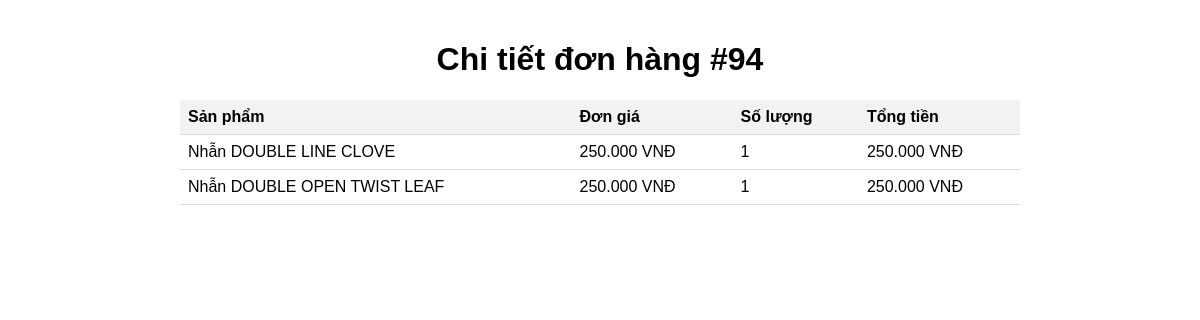
The app's page /admin/view/order_details.php?id=94 (signed in) with its own data.
### tables this page shows
CREATE TABLE `order_details` (
  `id` int(11) NOT NULL,
  `order_id` int(100) NOT NULL,
  `product_id` int(10) NOT NULL,
  `price` decimal(10,0) NOT NULL,
  `quantity` int(11) NOT NULL
);

CREATE TABLE `products` (
  `id` int(10) NOT NULL,
  `name` varchar(50) NOT NULL,
  `qty` int(20) NOT NULL,
  `price` int(20) NOT NULL,
  `method` varchar(500) NOT NULL,
  `image` varchar(50) NOT NULL,
  `id_type` int(10) NOT NULL
);

### admin/view/order_details.php (the view, shortened to what this page needs)
<?php
$conn = mysqli_connect('localhost', 'root', '', 'dbtrangsuc') or die('Kết nối thất bại');
$order_id = $_GET["id"];
$sql = "SELECT od.product_id, p.name, od.price, od.quantity
        FROM order_details od
        JOIN products p ON od.product_id = p.id
        WHERE od.order_id = $order_id";
$result = mysqli_query($conn, $sql);
?>
<!DOCTYPE html>
<html>
<head>
</head>
<body>
    <h1>Chi tiết đơn hàng #<?php echo $order_id; ?></h1>
    <?php if (mysqli_num_rows($result) > 0) { ?>
        <table>
            <tr>
                <th>Sản phẩm</th>
                <th>Đơn giá</th>
                <th>Số lượng</th>
                <th>Tổng tiền</th>
            </tr>
            <?php while ($row = mysqli_fetch_assoc($result)) { ?>
                <?php $total_price = $row["price"] * $row["quantity"]; ?>
                <tr>
                    <td><?php echo $row["name"]; ?></td>
                    <td><?php echo number_format($row["price"], 0, ',', '.') . " VNĐ"; ?></td>
                    <td><?php echo $row["quantity"]; ?></td>
                    <td><?php echo number_format($total_price, 0, ',', '.') . " VNĐ"; ?></td>
                </tr>
            <?php } ?>
        </table>
    <?php } else { ?>
        <p>Không có chi tiết đơn hàng.</p>
    <?php } ?>
</body>
</html>

### admin/view/order_details.php (style rules this page uses)
body { font-family: Arial, sans-serif; margin: 0 auto; padding: 20px; width: 70%; }
h1 { text-align: center; }
table { width: 100%; border-collapse: collapse; }
th, td { padding: 8px; text-align: left; border-bottom: 1px solid #ddd; }
th { background-color: #f2f2f2; }

### records on screen
order_details: product.name "Nhẫn DOUBLE LINE CLOVE", price "250.000", quantity "1", total_price "250.000"
order_details: product.name "Nhẫn DOUBLE OPEN TWIST LEAF", price "250.000", quantity "1", total_price "250.000"

### other values on screen
$order_id "94"
